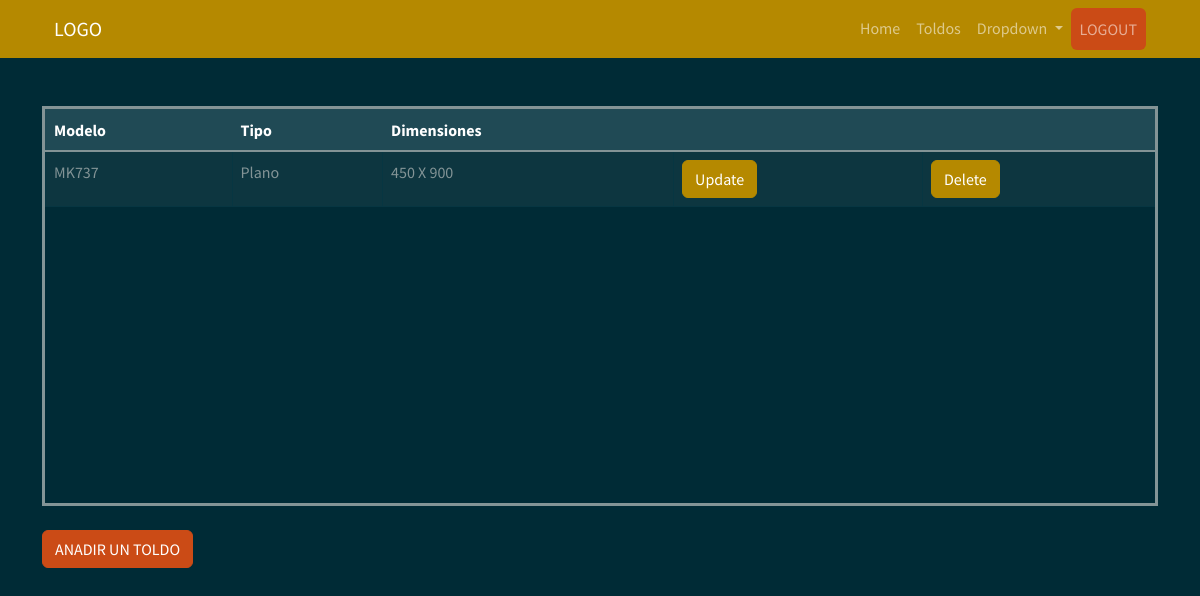
Before: /toldo with the older database file.
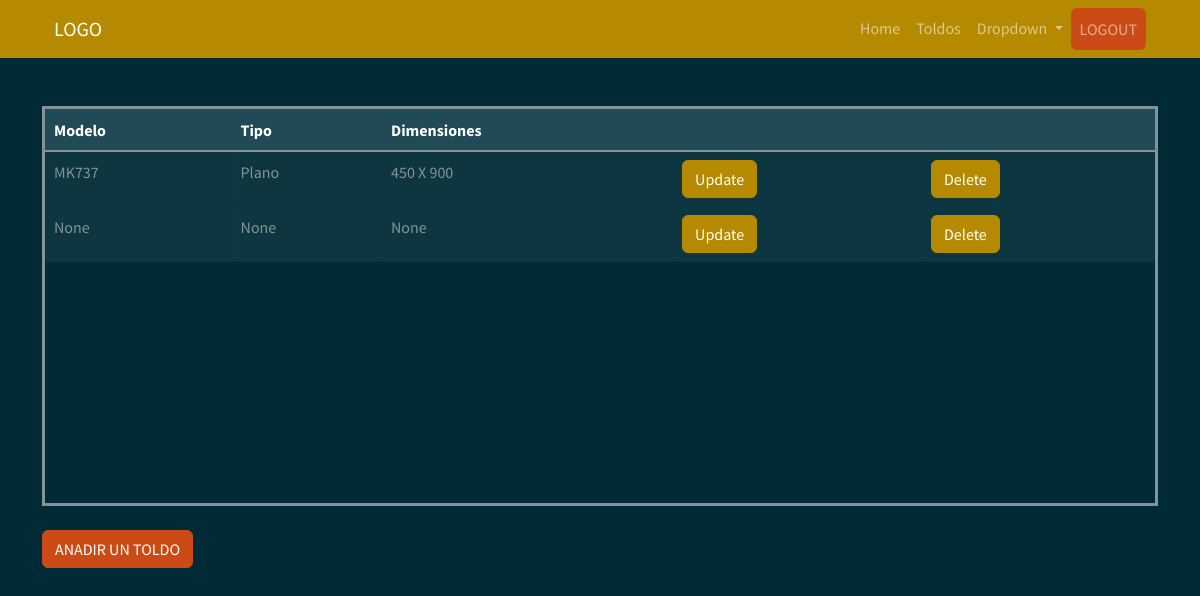
After: the same page with the newer database file.
### myapp/models.py (models this page shows)
    class Toldo(db.Model):
        __tablename__ = "Toldo"  # Nombre de la tabla que se crea
        Toldo_id = db.Column("toldo_id", db.Integer, Sequence(
            'toldo_id_seq'),  primary_key=True)
        Modelo = db.Column(db.String(20))
        Tipo = db.Column(db.String(30))
        Dimensiones = db.Column(db.String(30))

### myapp/views.py (the view)
    @app.route("/toldo", methods=["GET", "POST"])
    def toldo():
        list_toldo = db_access["list_toldos"]
        toldos = list_toldo()
        return render_template("toldos.html", toldos=toldos)

### myapp/templates/toldos.html (shortened to what this page needs)
<!DOCTYPE html>
<html>
<head>
    <link href="https://cdn.jsdelivr.net/npm/bootstrap@5.1.3/dist/css/bootstrap.min.css" rel="stylesheet"
>
    <link rel="stylesheet" href="../static/style/bootstrap.min(8).css">
</head>
<body>
    {% include 'includes/navbar.html' %}
    <div class="container my-5">
        <div style=" overflow:auto;  height: 50vh; border-style: solid;">
          <table class="table table-bordered mx-auto">
            <thead class="table-dark">
              <tr class="table-active">
                <th>Modelo</th>
                <th>Tipo</th>
                <th>Dimensiones</th>
                <th></th>
                <th></th>
              </tr>
            </thead>
            <tbody>
              {% for toldo in toldos %}
              <tr>
                <td> {{ toldo.Modelo }} </td>
                <td> {{ toldo.Tipo }} </td>
                <td> {{ toldo.Dimensiones }} </td>
                <td> <a class="btn btn-primary" href="">Update</a></td>
                <td> <a class="btn btn-primary" href="/delete_toldo/{{toldo.Toldo_id}}">Delete</a></td>
              </tr>
              {% endfor %}
            </tbody>
          </table>
        </div>
        <br>
        <a href="/create_toldo" class="btn btn-warning">ANADIR UN TOLDO</a>
    </div>
</body>
</html>

### myapp/templates/includes/navbar.html (shortened to what this page needs)
<link href="https://cdnjs.cloudflare.com/ajax/libs/font-awesome/5.10.0/css/all.min.css" rel="stylesheet">
<div class="container-fluid bg-primary">
    <div class="container">
        <nav class="navbar navbar-expand-lg navbar-dark">
            <div class="container-fluid">
                <a class="navbar-brand" href="/inicio">LOGO</a>
                <div class="collapse navbar-collapse" id="navbarSupportedContent">
                    <ul class="navbar-nav ms-auto mb-2 mb-lg-0">
                        <li class="nav-item">
                            <a class="nav-link " aria-current="page" href="/inicio">Home</a>
                        </li>
                        <li class="nav-item">
                            <a class="nav-link" href="/toldo">Toldos</a>
                        </li>
                        <li class="nav-item dropdown">
                            <a class="nav-link dropdown-toggle" href="#" role="button" data-bs-toggle="dropdown"
                                aria-expanded="false">
                                Dropdown
                            </a>
                        </li>
                        <li class="nav-item">
                            <a href="/logout" class="nav-link  bg-warning btn" tabindex="-1"
                                aria-disabled="true">LOGOUT</a>
                        </li>
                    </ul>
                </div>
            </div>
        </nav>
    </div>
</div>

Changed rows visible on the page:
added Toldo: Modelo "None", Tipo "None", Dimensiones "None"
